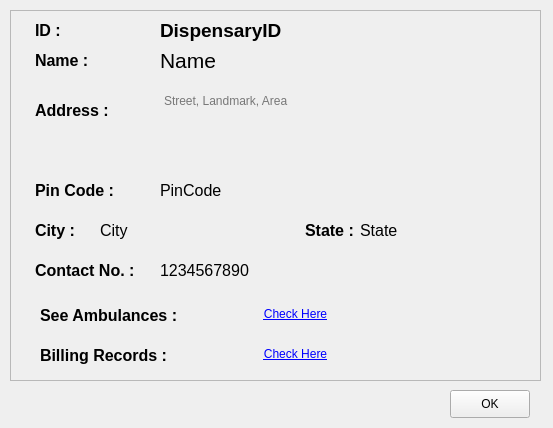
<?xml version="1.0" encoding="UTF-8"?>
<ui version="4.0">
 <class>emergencyServiceProfile</class>
 <widget class="QDialog" name="emergencyServiceProfile">
  <property name="geometry">
   <rect>
    <x>0</x>
    <y>0</y>
    <width>553</width>
    <height>428</height>
   </rect>
  </property>
  <property name="windowTitle">
   <string>Emergency Service Profile</string>
  </property>
  <widget class="QFrame" name="frame">
   <property name="geometry">
    <rect>
     <x>10</x>
     <y>10</y>
     <width>531</width>
     <height>371</height>
    </rect>
   </property>
   <property name="styleSheet">
    <string notr="true"/>
   </property>
   <property name="frameShape">
    <enum>QFrame::StyledPanel</enum>
   </property>
   <property name="frameShadow">
    <enum>QFrame::Raised</enum>
   </property>
   <widget class="QLabel" name="nameLabel">
    <property name="geometry">
     <rect>
      <x>25</x>
      <y>30</y>
      <width>101</width>
      <height>41</height>
     </rect>
    </property>
    <property name="text">
     <string>&lt;html&gt;&lt;head/&gt;&lt;body&gt;&lt;p&gt;&lt;span style=&quot; font-size:12pt; font-weight:600;&quot;&gt;Name :&lt;/span&gt;&lt;/p&gt;&lt;/body&gt;&lt;/html&gt;</string>
    </property>
   </widget>
   <widget class="QLabel" name="addressLabel">
    <property name="geometry">
     <rect>
      <x>25</x>
      <y>80</y>
      <width>101</width>
      <height>41</height>
     </rect>
    </property>
    <property name="text">
     <string>&lt;html&gt;&lt;head/&gt;&lt;body&gt;&lt;p&gt;&lt;span style=&quot; font-size:12pt; font-weight:600;&quot;&gt;Address :&lt;/span&gt;&lt;/p&gt;&lt;/body&gt;&lt;/html&gt;</string>
    </property>
   </widget>
   <widget class="QLabel" name="contactLabel">
    <property name="geometry">
     <rect>
      <x>25</x>
      <y>240</y>
      <width>131</width>
      <height>41</height>
     </rect>
    </property>
    <property name="text">
     <string>&lt;html&gt;&lt;head/&gt;&lt;body&gt;&lt;p&gt;&lt;span style=&quot; font-size:12pt; font-weight:600;&quot;&gt;Contact No. :&lt;/span&gt;&lt;/p&gt;&lt;/body&gt;&lt;/html&gt;</string>
    </property>
   </widget>
   <widget class="QLabel" name="stateLabel">
    <property name="geometry">
     <rect>
      <x>295</x>
      <y>200</y>
      <width>101</width>
      <height>41</height>
     </rect>
    </property>
    <property name="text">
     <string>&lt;html&gt;&lt;head/&gt;&lt;body&gt;&lt;p&gt;&lt;span style=&quot; font-size:12pt; font-weight:600;&quot;&gt;State :&lt;/span&gt;&lt;/p&gt;&lt;/body&gt;&lt;/html&gt;</string>
    </property>
   </widget>
   <widget class="QLabel" name="pinCodeLabel">
    <property name="geometry">
     <rect>
      <x>25</x>
      <y>160</y>
      <width>101</width>
      <height>41</height>
     </rect>
    </property>
    <property name="text">
     <string>&lt;html&gt;&lt;head/&gt;&lt;body&gt;&lt;p&gt;&lt;span style=&quot; font-size:12pt; font-weight:600;&quot;&gt;Pin Code :&lt;/span&gt;&lt;/p&gt;&lt;/body&gt;&lt;/html&gt;</string>
    </property>
   </widget>
   <widget class="QLabel" name="cityLabel">
    <property name="geometry">
     <rect>
      <x>25</x>
      <y>200</y>
      <width>101</width>
      <height>41</height>
     </rect>
    </property>
    <property name="text">
     <string>&lt;html&gt;&lt;head/&gt;&lt;body&gt;&lt;p&gt;&lt;span style=&quot; font-size:12pt; font-weight:600;&quot;&gt;City :&lt;/span&gt;&lt;/p&gt;&lt;/body&gt;&lt;/html&gt;</string>
    </property>
   </widget>
   <widget class="QTextBrowser" name="address">
    <property name="geometry">
     <rect>
      <x>150</x>
      <y>80</y>
      <width>371</width>
      <height>61</height>
     </rect>
    </property>
    <property name="styleSheet">
     <string notr="true">background-color:transparent;
border:none;</string>
    </property>
    <property name="placeholderText">
     <string>Street, Landmark, Area</string>
    </property>
   </widget>
   <widget class="QLabel" name="pinCode">
    <property name="geometry">
     <rect>
      <x>150</x>
      <y>170</y>
      <width>181</width>
      <height>21</height>
     </rect>
    </property>
    <property name="styleSheet">
     <string notr="true">font-size:12pt;</string>
    </property>
    <property name="text">
     <string>PinCode</string>
    </property>
   </widget>
   <widget class="QLabel" name="state">
    <property name="geometry">
     <rect>
      <x>350</x>
      <y>210</y>
      <width>181</width>
      <height>21</height>
     </rect>
    </property>
    <property name="styleSheet">
     <string notr="true">font-size:12pt;</string>
    </property>
    <property name="text">
     <string>State</string>
    </property>
   </widget>
   <widget class="QLabel" name="city">
    <property name="geometry">
     <rect>
      <x>90</x>
      <y>210</y>
      <width>181</width>
      <height>21</height>
     </rect>
    </property>
    <property name="styleSheet">
     <string notr="true">font-size:12pt;</string>
    </property>
    <property name="text">
     <string>City</string>
    </property>
   </widget>
   <widget class="QLabel" name="contact">
    <property name="geometry">
     <rect>
      <x>150</x>
      <y>250</y>
      <width>181</width>
      <height>21</height>
     </rect>
    </property>
    <property name="styleSheet">
     <string notr="true">font-size:12pt;</string>
    </property>
    <property name="text">
     <string>1234567890</string>
    </property>
   </widget>
   <widget class="QLabel" name="name">
    <property name="geometry">
     <rect>
      <x>150</x>
      <y>30</y>
      <width>371</width>
      <height>41</height>
     </rect>
    </property>
    <property name="styleSheet">
     <string notr="true">font-size:16pt;</string>
    </property>
    <property name="text">
     <string>Name</string>
    </property>
   </widget>
   <widget class="QLabel" name="IDLabel">
    <property name="geometry">
     <rect>
      <x>25</x>
      <y>0</y>
      <width>131</width>
      <height>41</height>
     </rect>
    </property>
    <property name="text">
     <string>&lt;html&gt;&lt;head/&gt;&lt;body&gt;&lt;p&gt;&lt;span style=&quot; font-size:12pt; font-weight:600;&quot;&gt;ID :&lt;/span&gt;&lt;/p&gt;&lt;/body&gt;&lt;/html&gt;</string>
    </property>
   </widget>
   <widget class="QLabel" name="dispensaryID">
    <property name="geometry">
     <rect>
      <x>150</x>
      <y>0</y>
      <width>371</width>
      <height>41</height>
     </rect>
    </property>
    <property name="styleSheet">
     <string notr="true">font-size:14pt;
font-weight: bold;</string>
    </property>
    <property name="text">
     <string>DispensaryID</string>
    </property>
   </widget>
   <widget class="QLabel" name="seeAmbulancesLabel">
    <property name="geometry">
     <rect>
      <x>30</x>
      <y>285</y>
      <width>191</width>
      <height>41</height>
     </rect>
    </property>
    <property name="text">
     <string>&lt;html&gt;&lt;head/&gt;&lt;body&gt;&lt;p&gt;&lt;span style=&quot; font-size:12pt; font-weight:600;&quot;&gt;See Ambulances :&lt;/span&gt;&lt;/p&gt;&lt;/body&gt;&lt;/html&gt;</string>
    </property>
   </widget>
   <widget class="QLabel" name="billingRecordsLabel">
    <property name="geometry">
     <rect>
      <x>30</x>
      <y>330</y>
      <width>191</width>
      <height>31</height>
     </rect>
    </property>
    <property name="text">
     <string>&lt;html&gt;&lt;head/&gt;&lt;body&gt;&lt;p&gt;&lt;span style=&quot; font-size:12pt; font-weight:600;&quot;&gt;Billing Records :&lt;/span&gt;&lt;/p&gt;&lt;/body&gt;&lt;/html&gt;</string>
    </property>
   </widget>
   <widget class="QPushButton" name="seeAmbulances">
    <property name="geometry">
     <rect>
      <x>230</x>
      <y>290</y>
      <width>111</width>
      <height>28</height>
     </rect>
    </property>
    <property name="styleSheet">
     <string notr="true">text-decoration:underline;
color:blue;
border:none;</string>
    </property>
    <property name="text">
     <string>Check Here</string>
    </property>
   </widget>
   <widget class="QPushButton" name="billingRecords">
    <property name="geometry">
     <rect>
      <x>230</x>
      <y>330</y>
      <width>111</width>
      <height>28</height>
     </rect>
    </property>
    <property name="styleSheet">
     <string notr="true">text-decoration:underline;
color:blue;
border:none;</string>
    </property>
    <property name="text">
     <string>Check Here</string>
    </property>
   </widget>
  </widget>
  <widget class="QPushButton" name="pushButton">
   <property name="geometry">
    <rect>
     <x>450</x>
     <y>390</y>
     <width>80</width>
     <height>28</height>
    </rect>
   </property>
   <property name="text">
    <string>OK</string>
   </property>
  </widget>
 </widget>
 <resources/>
 <connections/>
</ui>
